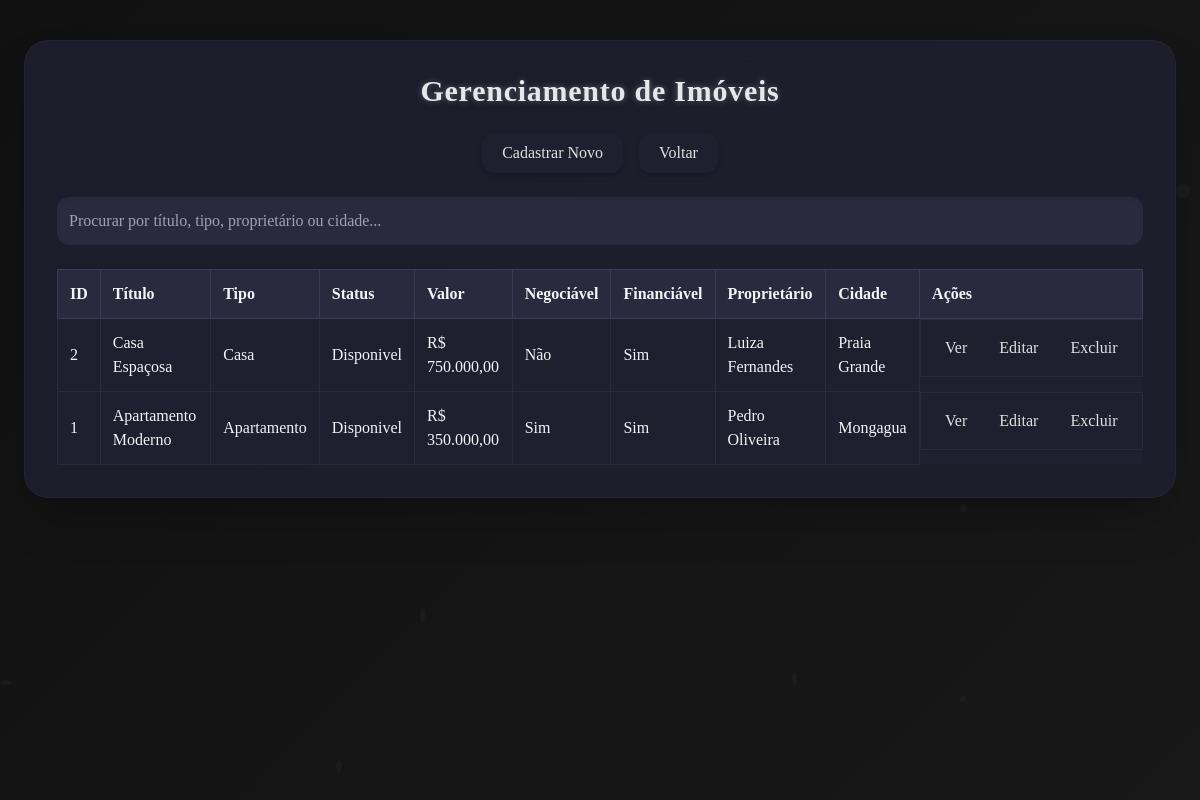
The page /tcc/imoveis/listar.php (signed in) on the database its author committed.
### tables this page shows
CREATE TABLE IF NOT EXISTS `IMOVEL` (
    `idIMOVEL` INT AUTO_INCREMENT PRIMARY KEY,
    `PROPRIETARIO_idPROPRIETARIO` INT NOT NULL,
    `titulo` VARCHAR(100),
    `tipo` VARCHAR(50),
    `rua` VARCHAR(150),
    `numero` VARCHAR(10),
    `bairro` VARCHAR(100),
    `cidade` VARCHAR(100),
    `estado` VARCHAR(2),
    `valor` DECIMAL(10,2),
    `descricao` VARCHAR(300),
    `status` ENUM('Vendido','Disponivel') DEFAULT 'Disponivel',
    `qtd_quartos` INT,
    `qtd_banheiro` INT,
    `qtd_vagas` INT,
    `negociavel` ENUM('Sim','Não') DEFAULT 'Não',
    `financiavel` ENUM('Sim','Não') DEFAULT 'Não',
    FOREIGN KEY (`PROPRIETARIO_idPROPRIETARIO`) REFERENCES `PROPRIETARIO`(`idPROPRIETARIO`) ON DELETE CASCADE
);

CREATE TABLE IF NOT EXISTS `PROPRIETARIO` (
    `idPROPRIETARIO` INT AUTO_INCREMENT PRIMARY KEY,
    `nome` VARCHAR(100) NOT NULL,
    `cpf` CHAR(11) NOT NULL UNIQUE,
    `telefone` VARCHAR(20),
    `email` VARCHAR(100)
);

### tcc/imoveis/listar.php (the view, shortened to what this page needs)
<?php
include '../conexao.php';
$where = '';
$sql = "SELECT i.*, p.nome as proprietario FROM IMOVEL i LEFT JOIN PROPRIETARIO p ON i.PROPRIETARIO_idPROPRIETARIO=p.idPROPRIETARIO $where ORDER BY i.idIMOVEL DESC";
$resultado = $conn->query($sql);
?>
<!DOCTYPE html>
<html lang="pt-BR">
<head>
<script src="https://cdn.tailwindcss.com"></script>
</head>
<body class="font-serif text-gray-100 min-h-screen relative overflow-hidden">
<?php for($i=0;$i<25;$i++): ?>
  <div class="particle" style="width:<?=rand(5,15)?>px;height:<?=rand(5,15)?>px;top:<?=rand(0,100)?>%;left:<?=rand(0,100)?>%;animation-duration:<?=rand(20,40)?>s;animation-delay:<?=rand(0,20)?>s;"></div>
<?php endfor; ?>
<div class="fade-in-page w-full px-4 py-10 flex flex-col items-center">
  <div class="bg-[#1f1f2f]/90 backdrop-blur-md p-8 rounded-3xl w-full max-w-6xl shadow-2xl space-y-6 card-dynamic border border-[#2a2a3f]/50">
    <h2 class="text-3xl font-bold tracking-wide text-center text-gray-200 title-glow">Gerenciamento de Imóveis</h2>
    <div class="flex flex-wrap gap-4 justify-center mb-3">
        <button onclick="abrirModal('cadastrar')" class="py-2 px-5 rounded-xl btn-glow shadow-md">Cadastrar Novo</button>
        <a href="../staffmenu.php" class="py-2 px-5 rounded-xl btn-glow shadow-md">Voltar</a>
    </div>
    <input type="text" id="search" placeholder="Procurar por título, tipo, proprietário ou cidade..." class="w-full mb-4 p-3 rounded-xl
  bg-[#2a2a3f] text-gray-200 placeholder-gray-400 focus:outline-none focus:ring-2 focus:ring-[#3a3a5a] shadow-inner"/>
    <div class="overflow-x-auto">
      <table class="w-full text-left border-collapse">
        <thead>
          <tr class="bg-[#2a2a3f]">
            <th class="p-3 border border-[#3a3a5a]">ID</th>
            <th class="p-3 border border-[#3a3a5a]">Título</th>
            <th class="p-3 border border-[#3a3a5a]">Tipo</th>
            <th class="p-3 border border-[#3a3a5a]">Status</th>
            <th class="p-3 border border-[#3a3a5a]">Valor</th>
            <th class="p-3 border border-[#3a3a5a]">Negociável</th>
            <th class="p-3 border border-[#3a3a5a]">Financiável</th>
            <th class="p-3 border border-[#3a3a5a]">Proprietário</th>
            <th class="p-3 border border-[#3a3a5a]">Cidade</th>
            <th class="p-3 border border-[#3a3a5a]">Ações</th>
          </tr>
        </thead>
        <tbody>
        <?php while($linha = $resultado->fetch_assoc()): ?>
          <tr class="bg-[#1f1f2f] hover:bg-[#2c2c44] transition">
            <td class="p-3 border border-[#2a2a3f]"><?= $linha['idIMOVEL'] ?></td>
            <td class="p-3 border border-[#2a2a3f]"><?= htmlspecialchars($linha['titulo'] ?? 'Sem Título') ?></td>
            <td class="p-3 border border-[#2a2a3f]"><?= htmlspecialchars($linha['tipo']) ?></td>
            <td class="p-3 border border-[#2a2a3f]"><?= htmlspecialchars($linha['status']) ?></td>
            <td class="p-3 border border-[#2a2a3f]">R$ <?= number_format($linha['valor'],2,',','.') ?></td>
            <td class="p-3 border border-[#2a2a3f]"><?= htmlspecialchars($linha['negociavel'] ?? 'Não') ?></td>
            <td class="p-3 border border-[#2a2a3f]"><?= htmlspecialchars($linha['financiavel'] ?? 'Não') ?></td>
            <td class="p-3 border border-[#2a2a3f]"><?= htmlspecialchars($linha['proprietario']) ?></td>
            <td class="p-3 border border-[#2a2a3f]"><?= htmlspecialchars($linha['cidade']) ?></td>
            <td class="p-3 border border-[#2a2a3f] flex gap-2">
              <button onclick="abrirModal('visualizar', <?= $linha['idIMOVEL'] ?>)" class="px-3 py-1 rounded-md btn-glow">Ver</button>
              <button onclick="abrirModal('editar', <?= $linha['idIMOVEL'] ?>)" class="px-3 py-1 rounded-md btn-glow">Editar</button>
              <button onclick="abrirModal('excluir', <?= $linha['idIMOVEL'] ?>)" class="px-3 py-1 rounded-md btn-glow">Excluir</button>
            </td>
          </tr>
        <?php endwhile; ?>
        </tbody>
      </table>
    </div>
  </div>
</div>
</body>
</html>

### tcc/imoveis/listar.php (style rules this page uses)
.fade-in-page { animation:fadeInPage 0.6s ease-in-out; }
body::before { content:"";position:fixed;top:0;left:0;right:0;bottom:0;background:linear-gradient(135deg,#111,#1a1a1a,#222233,#1a1a1a);background-size:400% 400%;animation:gradientMove 20s ease infinite;z-index:-2; }
.particle { position:absolute;border-radius:50%;background:rgba(255,255,255,0.03);pointer-events:none;z-index:-1;animation:floatParticle linear infinite; }
.btn-glow { position:relative;transition:all 0.3s ease;background:#1f1f2f;color:#e0e0e0; }
.btn-glow::before { content:'';position:absolute;top:-2px;left:-2px;right:-2px;bottom:-2px;background:linear-gradient(45deg,#2a2a3f,#3a3a5a,#2a2a3f,#3a3a5a);border-radius:inherit;filter:blur(6px);opacity:0;transition:opacity 0.3s ease;z-index:-1; }
.card-dynamic { box-shadow:0 10px 25px rgba(0,0,0,0.6);transition:transform 0.3s ease, box-shadow 0.3s ease; }
.title-glow { text-shadow:0 0 6px rgba(255,255,255,0.3); }

### rows shown on the page
imovel: idIMOVEL "2", titulo "Casa Espaçosa", tipo "Casa", status "Disponivel", valor "750.000,00", negociavel "Não", financiavel "Sim", PROPRIETARIO_idPROPRIETARIO.nome "Luiza Fernandes", cidade "Praia Grande"
imovel: idIMOVEL "1", titulo "Apartamento Moderno", tipo "Apartamento", status "Disponivel", valor "350.000,00", negociavel "Sim", financiavel "Sim", PROPRIETARIO_idPROPRIETARIO.nome "Pedro Oliveira", cidade "Mongagua"
